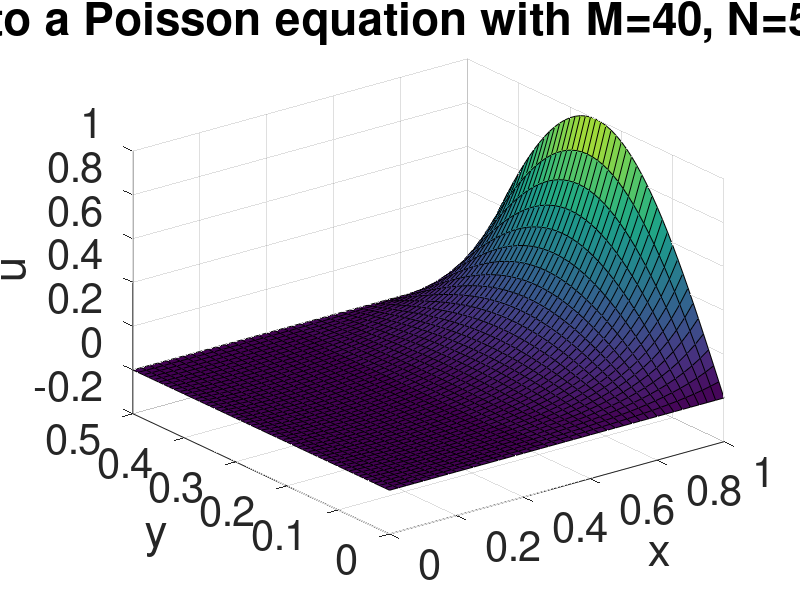

Source code (MATLAB):
% ME4233 Week 7 code for solving a Poisson equation
% You don't have to understand this code. Just execute it for fun. You can 
% for example change the values of M, N or bctype below to see the effect.
% We will explain how to solve a Poisson equation in the following weeks 
% step by step.

% clear
% close all

% Initialisation
% you can change the values of M and N to see the effect of grid number
M=40;  Lx=1;    dx=Lx/M; % Delta x
N=50;  Ly=0.5;  dy=Ly/N;
Gamma = dx/dy;   D = -2*(Gamma^2+1); % some auxiliary constants

% Grid or mesh
x = dx:dx:dx*(M-1);
y = dy:dy:dy*(N-1);

% Assemble the A matrix in Au=b
% the following lines (24-33) are difficult to understand. You don't have
% to understand them. You will learn a more intuitive way to assemble A
% later.
aux1 = toeplitz([D 1 zeros(1,M-3)],[D 1 zeros(1,M-3)]');
aux2 = Gamma^2*eye(M-1);

A=[aux1 aux2 zeros(M-1,(N-3)*(M-1))];
for i=1:N-3
    A = [A
         zeros(M-1,(i-1)*(M-1)) aux2 aux1 aux2 zeros(M-1,(N-i-3)*(M-1))];
end
A=[A
   zeros(M-1,(N-3)*(M-1))  aux2 aux1];

% Form the vector b in Au=b
b = 1*dx^2*ones((M-1)*(N-1),1);

% Boundary conditions included in b
% You can change the type of bc below. Type 1 is the one in the slides 
% (note that it suffers from discontinuity at the two corners). Type 2 is
% smoother. Note the difference of implementation for the two bc's.
bctype=2;
if bctype==1
% uL=0, uR=2, uT=0, uB=0
bc=reshape([zeros(M-2,N-1);2*ones(1,N-1)],[],1);
elseif bctype==2
% uL=0, uR=sin(y/Ly*pi), uT=0, uB=0
bc=reshape([zeros(M-2,N-1);sin(y/Ly*pi)],[],1);
end
b=b-bc;

% Solve the linear problem Au=b using matlab command backslash \, but we 
% will learn other methods to solve the linear algebraic equation in the 
% next weeks
u = A\b; % to solve Au=b

% Reshape u into 2D matrix for plotting
u2D = reshape(u,M-1,N-1);
u2D = [zeros(M-1,1) u2D zeros(M-1,1) ];
if bctype==1
u2D = [zeros(1,N+1);u2D;2*ones(1,N+1) ];
elseif bctype==2
u2D = [zeros(1,N+1);u2D;[0 sin(y/Ly*pi) 0] ];
end

set(0,'DefaultFigureWindowStyle','docked') 
figure(3)
surf(0:dx:dx*M,0:dy:dy*N,u2D')
xlabel('x');ylabel('y');zlabel('u')
title(['Solution to a Poisson equation with M=' num2str(M) ', N=' num2str(N) ', bctype=' num2str(bctype)])
set(gca,'FontSize',30)
xlim([0 1]);ylim([0 0.5])
